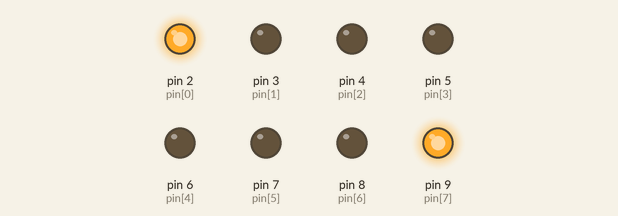
Simulated run of this sketch. Board: Arduino Uno, built with avr-gcc and run on an emulated ATmega328P. Shown: output pins drawn as LEDs (lit = HIGH).

Above: at 0.2 s.
At 0.7 s:
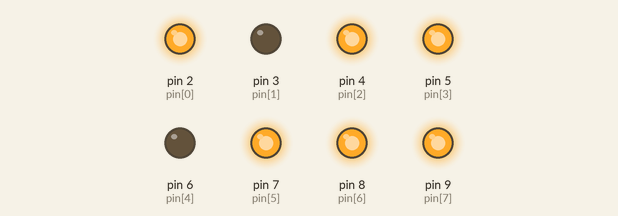
At 1.2 s:
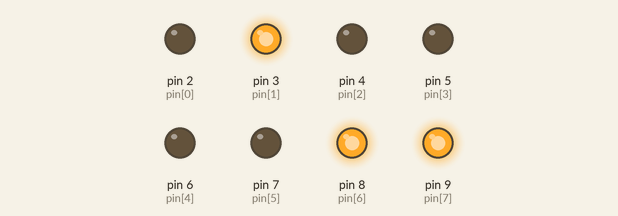
At 2.2 s:
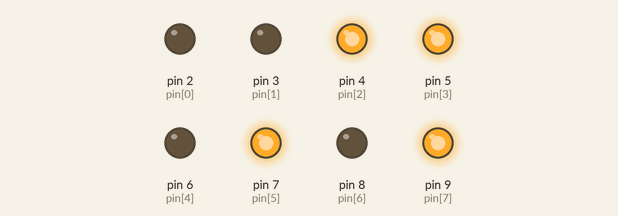
At 3.2 s:
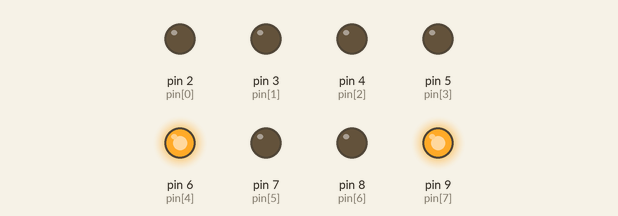
At 4.7 s:
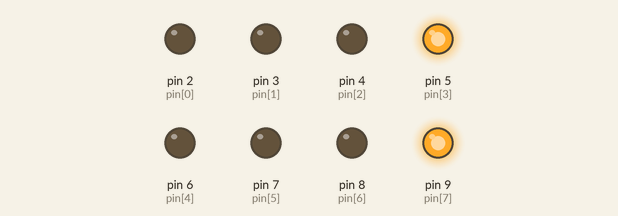
Timing chart, 0 to 5.8 s (numbered marks = the images above):
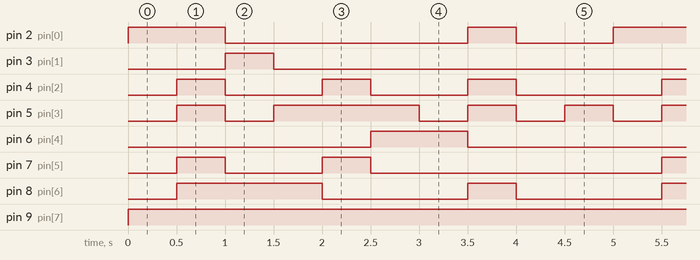

The sketch:

Counter.ino
```cpp
int digit[10][8] = {
  {1,0,0,0,0,0,0,1}, // 0
  {1,0,1,1,0,1,1,1}, // 1
  {0,1,0,0,0,0,1,1}, // 2
  {0,0,0,1,0,0,1,1}, // 3
  {0,0,1,1,0,1,0,1}, // 4
  {0,0,0,1,1,0,0,1}, // 5
  {0,0,0,0,1,0,0,1}, // 6
  {1,0,1,1,0,0,1,1}, // 7
  {0,0,0,0,0,0,0,1}, // 8
  {0,0,0,1,0,0,0,1}  // 9
};


byte pin[] = {2,3,4,5,6,7,8,9}; // the arduino pins

// The setup function is run only once when we press the reset or power the board
void setup()
{
  for( byte a =0; a<8; ++a)
  {
    pinMode(pin[a], OUTPUT); // initialising the pins as the output
  }
}

// the loop function runs over and over again forever
void loop()
{
  for(byte a =0; a<10; ++a)
  {
    for(byte b =0; b<8; ++b)
    {
      digitalWrite(pin[b], digit[a][b]);
    }
    delay(500);
  }
}
```

Measured:
- by itself, pin 2 (pin[0]): repeats every 5.0 s: LOW 2.5 s, HIGH 0.50 s, LOW 1.0 s, HIGH 1.0 s
- by itself, pin 3 (pin[1]): alternates HIGH for 0.50 s and LOW for 4.5 s
- by itself, pin 4 (pin[2]): repeats every 5.0 s: 2 × (LOW 1.0 s, HIGH 0.50 s), LOW 1.5 s, HIGH 0.50 s
- by itself, pin 5 (pin[3]): repeats every 5.0 s: LOW 0.50 s, HIGH 1.5 s, 3 × (LOW 0.50 s, HIGH 0.50 s)
- by itself, pin 6 (pin[4]): alternates HIGH for 1.0 s and LOW for 4.0 s
- by itself, pin 7 (pin[5]): repeats every 5.0 s: LOW 1.0 s, HIGH 0.50 s, LOW 3.0 s, HIGH 0.50 s
- by itself, pin 8 (pin[6]): repeats every 5.0 s: LOW 1.5 s, HIGH 0.50 s, LOW 1.5 s, HIGH 1.5 s
- by itself, pin 9 (pin[7]): LOW → HIGH at 0.00 s
